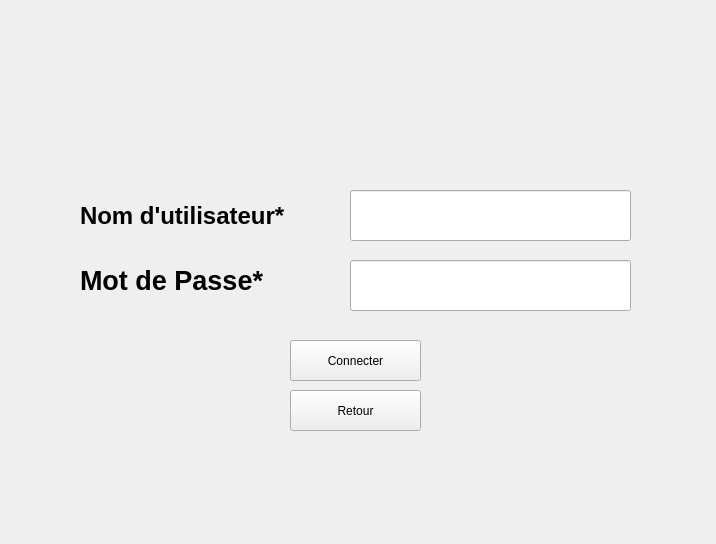
 <widget class="QWidget" name="Form">
  <property name="geometry">
   <rect>
    <x>0</x>
    <y>0</y>
    <width>716</width>
    <height>544</height>
   </rect>
  </property>
  <property name="windowTitle">
   <string>Form</string>
  </property>
  <property name="styleSheet">
   <string notr="true">/*
 * The MIT License (MIT)
 *
 * Copyright (c) &lt;2013-2014&gt; &lt;Colin Duquesnoy&gt;
 * Copyright (c) &lt;2017&gt; &lt;Michell Stuttgart&gt;
 *
 * Permission is hereby granted, free of charge, to any person obtaining a copy
 * of this software and associated documentation files (the &quot;Software&quot;), to deal
 * in the Software without restriction, including without limitation the rights
 * to use, copy, modify, merge, publish, distribute, sublicense, and/or sell
 * copies of the Software, and to permit persons to whom the Software is
 * furnished to do so, subject to the following conditions:

 * The above copyright notice and this permission notice shall be included in
 * all copies or substantial portions of the Software.

 * THE SOFTWARE IS PROVIDED &quot;AS IS&quot;, WITHOUT WARRANTY OF ANY KIND, EXPRESS OR
 * IMPLIED, INCLUDING BUT NOT LIMITED TO THE WARRANTIES OF MERCHANTABILITY,
 * FITNESS FOR A PARTICULAR PURPOSE AND NONINFRINGEMENT. IN NO EVENT SHALL THE
 * AUTHORS OR COPYRIGHT HOLDERS BE LIABLE FOR ANY CLAIM, DAMAGES OR OTHER
 * LIABILITY, WHETHER IN AN ACTION OF CONTRACT, TORT OR OTHERWISE, ARISING FROM,
 * OUT OF OR IN CONNECTION WITH THE SOFTWARE OR THE USE OR OTHER DEALINGS IN
 * THE SOFTWARE.
 */
 QToolTip
 {
      border: 1px solid black;
      background-color: #D1DBCB;
      padding: 1px;
      border-radius: 3px;
      opacity: 100;
 }
 
 QWidget
 {
     color: #b1b1b1;
     background-color: #323232;
     selection-background-color:#323232;
     selection-color: black;
     background-clip: border;
     border-image: none;
     border: 0px transparent black;
     outline: 0;
 }
 
 QWidget:item:hover
 {
     background-color: #D1DBCB;
     color: black;
 }
 
 QWidget:item:selected
 {
     background-color: #D1DBCB;
     border: 0px
 }
 
 QCheckBox
 {
     spacing: 5px;
     outline: none;
     color: #eff0f1;
     margin-bottom: 2px;
 }
 
 QCheckBox:disabled
 {
     color: #76797C;
 }
 
 QCheckBox::indicator,QGroupBox::indicator
 {
     width: 18px;
     height: 18px;
 }
 
 QGroupBox::indicator
 {
     margin-left: 2px;
 }
 
 QCheckBox::indicator:unchecked
 {
     image: url(:/qss_icons/rc/checkbox_unchecked.png);
 }
 
 QCheckBox::indicator:unchecked:hover,
 QCheckBox::indicator:unchecked:focus,
 QCheckBox::indicator:unchecked:pressed,
 QGroupBox::indicator:unchecked:hover,
 QGroupBox::indicator:unchecked:focus,
 QGroupBox::indicator:unchecked:pressed
 {
   border: none;
     image: url(:/qss_icons/rc/checkbox_unchecked_focus.png);
 }
 
 QCheckBox::indicator:checked
 {
     image: url(:/qss_icons/rc/checkbox_checked.png);
 }
 
 QCheckBox::indicator:checked:hover,
 QCheckBox::indicator:checked:focus,
 QCheckBox::indicator:checked:pressed,
 QGroupBox::indicator:checked:hover,
 QGroupBox::indicator:checked:focus,
 QGroupBox::indicator:checked:pressed
 {
     border: none;
     image: url(:/qss_icons/rc/checkbox_checked_focus.png);
 }
 
 
 QCheckBox::indicator:indeterminate
 {
     image: url(:/qss_icons/rc/checkbox_indeterminate.png);
 }
 
 QCheckBox::indicator:indeterminate:focus,
 QCheckBox::indicator:indeterminate:hover,
 QCheckBox::indicator:indeterminate:pressed
 {
     image: url(:/qss_icons/rc/checkbox_indeterminate_focus.png);
 }
 
 QCheckBox::indicator:checked:disabled,
 QGroupBox::indicator:checked:disabled
 {
     image: url(:/qss_icons/rc/checkbox_checked_disabled.png);
 }
 
 QCheckBox::indicator:unchecked:disabled,
 QGroupBox::indicator:unchecked:disabled
 {
     image: url(:/qss_icons/rc/checkbox_unchecked_disabled.png);
 }
 
 QRadioButton
 {
     spacing: 5px;
     outline: none;
     color: #eff0f1;
     margin-bottom: 2px;
 }
 
 QRadioButton:disabled
 {
     color: #76797C;
 }
 QRadioButton::indicator
 {
     width: 21px;
     height: 21px;
 }
 
 QRadioButton::indicator:unchecked
 {
     image: url(:/qss_icons/rc/radio_unchecked.png);
 }
 
 
 QRadioButton::indicator:unchecked:hover,
 QRadioButton::indicator:unchecked:focus,
 QRadioButton::indicator:unchecked:pressed
 {
     border: none;
     outline: none;
     image: url(:/qss_icons/rc/radio_unchecked_focus.png);
 }
 
 QRadioButton::indicator:checked
 {
     border: none;
     outline: none;
     image: url(:/qss_icons/rc/radio_checked.png);
 }
 
 QRadioButton::indicator:checked:hover,
 QRadioButton::indicator:checked:focus,
 QRadioButton::indicator:checked:pressed
 {
     border: none;
     outline: none;
     image: url(:/qss_icons/rc/radio_checked_focus.png);
 }
 
 QRadioButton::indicator:checked:disabled
 {
     outline: none;
     image: url(:/qss_icons/rc/radio_checked_disabled.png);
 }
 
 QRadioButton::indicator:unchecked:disabled
 {
     image: url(:/qss_icons/rc/radio_unchecked_disabled.png);
 }
 
 
 QMenuBar
 {
     background-color: #323232;
     color: #D1DBCB;
 }
 
 QMenuBar::item
 {
     background-color: #323232;
     background: transparent;
     /* padding: 2px 20px 2px 20px; */
 }
 
 QMenuBar::item:selected
 {
     background: transparent;
     /* border: 1px solid #76797C; */
 }
 
 QMenuBar::item:pressed
 {
     border: 0px solid #76797C;
     background-color: #D1DBCB;
     color: #000;
     margin-bottom:-1px;
     padding-bottom:1px;
 }
 
 QMenu
 {
     background-color: #323232;
     /* border: 1px solid #76797C; */
     color: #eff0f1;
     /*margin: 2px; */
 }
 
 QMenu::icon
 {
     /*margin: 5px;*/
 }
 
 QMenu::item
 {
     padding: 2px 30px 2px 30px;
     /*margin-left: 5px;*/
     border: 1px solid transparent; /* reserve space for selection border */
 }
 
 QMenu::item:selected
 {
     color: #000000;
 }
 
 QMenu::separator {
     height: 2px;
     background: #D1DBCB;
     margin-left: 10px;
     margin-right: 5px;
 }
 
 QMenu::indicator {
     width: 18px;
     height: 18px;
 }
 
 /* non-exclusive indicator = check box style indicator
    (see QActionGroup::setExclusive) */
 QMenu::indicator:non-exclusive:unchecked {
     image: url(:/qss_icons/rc/checkbox_unchecked.png);
 }
 
 QMenu::indicator:non-exclusive:unchecked:selected {
     image: url(:/qss_icons/rc/checkbox_unchecked_disabled.png);
 }
 
 QMenu::indicator:non-exclusive:checked {
     image: url(:/qss_icons/rc/checkbox_checked.png);
 }
 
 QMenu::indicator:non-exclusive:checked:selected {
     image: url(:/qss_icons/rc/checkbox_checked_disabled.png);
 }
 
 /* exclusive indicator = radio button style indicator (see QActionGroup::setExclusive) */
 QMenu::indicator:exclusive:unchecked {
     image: url(:/qss_icons/rc/radio_unchecked.png);
 }
 
 QMenu::indicator:exclusive:unchecked:selected {
     image: url(:/qss_icons/rc/radio_unchecked_disabled.png);
 }
 
 QMenu::indicator:exclusive:checked {
     image: url(:/qss_icons/rc/radio_checked.png);
 }
 
 QMenu::indicator:exclusive:checked:selected {
     image: url(:/qss_icons/rc/radio_checked_disabled.png);
 }
 
 QMenu::right-arrow {
     margin: 5px;
     image: url(:/qss_icons/rc/right_arrow.png)
 }
 
 
 QWidget:disabled
 {
     color: #454545;
     background-color: #323232;
 }
 
 QAbstractItemView
 {
     alternate-background-color: #323232;
     color: #eff0f1;
     border: 1px solid 3A3939;
     border-radius: 2px;
 }
 
 QWidget:focus, QMenuBar:focus,QToolBar:focus,QScrollAreaViewer:focus
 {
     /* border: 2px solid #D1DBCB; */
 }
 
 QTabWidget:focus, QCheckBox:focus, QRadioButton:focus, QSlider:focus
 {
     border: none;
 }
 
 QLineEdit
 {
     background-color: #1e1e1e;
     selection-background-color: #D1DBCB;
     selection-color: black;
     padding: 5px;
     border-style: solid;
     border: 1px solid #76797C;
     border-radius: 2px;
     color: #eff0f1;
 }
 
 QGroupBox {
     border:1px solid #76797C;
     border-radius: 2px;
     margin-top: 20px;
 }
 
 QGroupBox::title {
     subcontrol-origin: margin;
     subcontrol-position: top center;
     padding-left: 10px;
     padding-right: 10px;
     padding-top: 10px;
 }
 
 QAbstractScrollArea
 {
     border-radius: 0px;
     border: 0px solid #76797C;
     background-color: transparent;
 }
 
 QScrollBar:horizontal
 {
     height: 15px;
     margin: 3px 15px 3px 15px;
     border: 1px transparent #2A2929;
     border-radius: 4px;
     background-color: #2A2929;
 }
 
 QScrollBar::handle:horizontal
 {
     background-color: #605F5F;
     min-width: 5px;
     border-radius: 4px;
 }
 
 QScrollBar::add-line:horizontal
 {
     margin: 0px 3px 0px 3px;
     border-image: url(:/qss_icons/rc/right_arrow_disabled.png);
     width: 10px;
     height: 10px;
     subcontrol-position: right;
     subcontrol-origin: margin;
 }
 
 QScrollBar::sub-line:horizontal
 {
     margin: 0px 3px 0px 3px;
     border-image: url(:/qss_icons/rc/left_arrow_disabled.png);
     height: 10px;
     width: 10px;
     subcontrol-position: left;
     subcontrol-origin: margin;
 }
 
 QScrollBar::add-line:horizontal:hover,QScrollBar::add-line:horizontal:on
 {
     border-image: url(:/qss_icons/rc/right_arrow.png);
     height: 10px;
     width: 10px;
     subcontrol-position: right;
     subcontrol-origin: margin;
 }
 
 
 QScrollBar::sub-line:horizontal:hover, QScrollBar::sub-line:horizontal:on
 {
     border-image: url(:/qss_icons/rc/left_arrow.png);
     height: 10px;
     width: 10px;
     subcontrol-position: left;
     subcontrol-origin: margin;
 }
 
 QScrollBar::up-arrow:horizontal, QScrollBar::down-arrow:horizontal
 {
     background: none;
 }
 
 
 QScrollBar::add-page:horizontal, QScrollBar::sub-page:horizontal
 {
     background: none;
 }
 
 QScrollBar:vertical
 {
     background-color: #2A2929;
     width: 15px;
     margin: 15px 3px 15px 3px;
     border: 1px transparent #2A2929;
     border-radius: 4px;
 }
 
 QScrollBar::handle:vertical
 {
     background-color: #605F5F;
     min-height: 5px;
     border-radius: 4px;
 }
 
 QScrollBar::sub-line:vertical
 {
     margin: 3px 0px 3px 0px;
     border-image: url(:/qss_icons/rc/up_arrow_disabled.png);
     height: 10px;
     width: 10px;
     subcontrol-position: top;
     subcontrol-origin: margin;
 }
 
 QScrollBar::add-line:vertical
 {
     margin: 3px 0px 3px 0px;
     border-image: url(:/qss_icons/rc/down_arrow_disabled.png);
     height: 10px;
     width: 10px;
     subcontrol-position: bottom;
     subcontrol-origin: margin;
 }
 
 QScrollBar::sub-line:vertical:hover,QScrollBar::sub-line:vertical:on
 {
 
     border-image: url(:/qss_icons/rc/up_arrow.png);
     height: 10px;
     width: 10px;
     subcontrol-position: top;
     subcontrol-origin: margin;
 }
 
 
 QScrollBar::add-line:vertical:hover, QScrollBar::add-line:vertical:on
 {
     border-image: url(:/qss_icons/rc/down_arrow.png);
     height: 10px;
     width: 10px;
     subcontrol-position: bottom;
     subcontrol-origin: margin;
 }
 
 QScrollBar::up-arrow:vertical, QScrollBar::down-arrow:vertical
 {
     background: none;
 }
 
 
 QScrollBar::add-page:vertical, QScrollBar::sub-page:vertical
 {
     background: none;
 }
 
 QTextEdit
 {
     background-color: #1e1e1e;
     color: #eff0f1;
     border: 1px solid #76797C;
 }
 
 QPlainTextEdit
 {
     background-color: #1e1e1e;;
     color: #eff0f1;
     border-radius: 2px;
     border: 1px solid #76797C;
 }
 
 QHeaderView::section
 {
     background-color: #76797C;
     color: #eff0f1;
     padding: 5px;
     border: 1px solid #76797C;
 }
 
 QSizeGrip {
     image: url(:/qss_icons/rc/sizegrip.png);
     width: 12px;
     height: 12px;
 }
 
 
 QMainWindow::separator
 {
     background-color: #323232;
     color: white;
     padding-left: 4px;
     spacing: 2px;
     border: 1px dashed #76797C;
 }
 
 QMainWindow::separator:hover
 {
 
     background-color: #787876;
     color: white;
     padding-left: 4px;
     border: 1px solid #76797C;
     spacing: 2px;
 }
 
 
 QMenu::separator
 {
     height: 1px;
     background-color: #76797C;
     color: white;
     padding-left: 4px;
     margin-left: 10px;
     margin-right: 5px;
 }
 
 QFrame
 {
     border-radius: 0px;
     /*border: 1px solid #76797C;*/
 }
 
 
 QFrame[frameShape=&quot;0&quot;]
 {
     border-radius: 0px;
     border: 0px transparent #76797C;
 }
 
 QStackedWidget
 {
     border: 1px transparent black;
 }
 
 QToolBar {
     border: 0px transparent #393838;
     background: 0px solid #323232;
     font-weight: bold;
 }
 
 QToolBar::handle:horizontal {
     image: url(:/qss_icons/rc/Hmovetoolbar.png);
 }
 QToolBar::handle:vertical {
     image: url(:/qss_icons/rc/Vmovetoolbar.png);
 }
 QToolBar::separator:horizontal {
     image: url(:/qss_icons/rc/Hsepartoolbar.png);
 }
 QToolBar::separator:vertical {
     image: url(:/qss_icons/rc/Vsepartoolbar.png);
 }
 QToolButton#qt_toolbar_ext_button {
     background: #58595a
 }
 
 QPushButton
 {
     
     color: #eff0f1;
     background-color: #323232;
     border-width: 1px;
     border-color: #76797C;
     border-style: solid;
     padding: 5px;
     border-radius: 0px;
     outline: none;
 }
 
 QPushButton:disabled
 {
     
     background-color: rgb(117, 0, 176);
     border-width: 1px;
     border-color: #454545;
     border-style: solid;
     padding-top: 5px;
     padding-bottom: 5px;
     padding-left: 10px;
     padding-right: 10px;
     border-radius: 2px;
     color: #454545;
 }
 
 QPushButton:focus {
     background-color: #D1DBCB;
     color: black;
 }
 
 QPushButton:pressed
 {
     color: black;
     background-color: #D1DBCB;
     padding-top: -15px;
     padding-bottom: -17px;
 }
 
 QComboBox
 {
     selection-background-color: #D1DBCB;
     background-color: #31363B;
     border-style: solid;
     border: 1px solid #76797C;
     border-radius: 2px;
     padding: 5px;
     min-width: 75px;
 }
 
 QPushButton:checked{
     background-color: #76797C;
     border-color: #6A6969;
 }
 
 QComboBox:hover,QPushButton:hover,QAbstractSpinBox:hover,QLineEdit:hover,QTextEdit:hover,QPlainTextEdit:hover,QAbstractView:hover,QTreeView:hover
 {
     border: 1px solid #D1DBCB;
 }
 
 QComboBox:on
 {
     padding-top: 0px;
     padding-left: 4px;
     selection-background-color: #4a4a4a;
 }
 
 QComboBox QAbstractItemView
 {
     background-color: #1e1e1e;
     border-radius: 2px;
     border: 1px solid #76797C;
     selection-background-color: #D1DBCB;
 }
 
 QComboBox::drop-down
 {
     subcontrol-origin: padding;
     subcontrol-position: top right;
     width: 15px;
 
     border-left-width: 0px;
     border-left-color: darkgray;
     border-left-style: solid;
     border-top-right-radius: 3px;
     border-bottom-right-radius: 3px;
 }
 
 QComboBox::down-arrow
 {
     image: url(:/qss_icons/rc/down_arrow_disabled.png);
 }
 
 QComboBox::down-arrow:on, QComboBox::down-arrow:hover,
 QComboBox::down-arrow:focus
 {
     image: url(:/qss_icons/rc/down_arrow.png);
 }
 
 QAbstractSpinBox {
     padding: 2px;
     margin: 2px;
     background-color: #1e1e1e;
     color: #eff0f1;
     border-radius: 0px;
     min-width: 75px;
     selection-background-color: #D1DBCB;
     selection-color: black;
 }
 
 QAbstractSpinBox:up-button
 {
     background-color: transparent;
     subcontrol-origin: border;
     subcontrol-position: center right;
 }
 
 QAbstractSpinBox:down-button
 {
     background-color: transparent;
     subcontrol-origin: border;
     subcontrol-position: center left;
 }
 
 QAbstractSpinBox::up-arrow,QAbstractSpinBox::up-arrow:disabled,QAbstractSpinBox::up-arrow:off {
     image: url(:/qss_icons/rc/up_arrow_disabled.png);
     width: 10px;
     height: 10px;
 }
 QAbstractSpinBox::up-arrow:hover
 {
     image: url(:/qss_icons/rc/up_arrow.png);
 }
 
 
 QAbstractSpinBox::down-arrow,QAbstractSpinBox::down-arrow:disabled,QAbstractSpinBox::down-arrow:off
 {
     image: url(:/qss_icons/rc/down_arrow_disabled.png);
     width: 10px;
     height: 10px;
 }
 QAbstractSpinBox::down-arrow:hover
 {
     image: url(:/qss_icons/rc/down_arrow.png);
 }
 
 
 QLabel
 {
     border: 0px solid black;
     margin-left: 2px;
     margin-right: 2px;
     color: #D1DBCB;
 }
 
 QTabWidget{
     border: 0px transparent black;
 }
 
 QTabWidget::pane {
     border: 1px solid #76797C;
     padding: 5px;
     margin: 0px;
 }
 
 QTabWidget::tab-bar {
     left: 5px; /* move to the right by 5px */
 }
 
 QTabBar
 {
     qproperty-drawBase: 0;
     border-radius: 3px;
 }
 
 QTabBar::focus
 {
     border: 0px transparent black;
     color: black;
 }
 
 QTabBar::hover
 {
     border: 0px transparent black;
     color: black;
 }
 
 QTabBar::close-button  {
     image: url(:/qss_icons/rc/close.png);
     background: transparent;
 }
 
 QTabBar::close-button:hover
 {
     image: url(:/qss_icons/rc/close-hover.png);
     background: transparent;
 }
 
 QTabBar::close-button:pressed {
     image: url(:/qss_icons/rc/close-pressed.png);
     background: transparent;
 }
 
 /* TOP TABS */
 QTabBar::tab:top {
     color: #eff0f1;
     border: 1px solid #76797C;
     border-bottom: 1px transparent black;
     background-color: #323232;
     padding: 5px;
     min-width: 50px;
     border-top-left-radius: 2px;
     border-top-right-radius: 2px;
 }
 
 QTabBar::tab:top:!selected
 {
     color: #eff0f1;
     background-color: #54575B;
     border: 1px solid #76797C;
     border-bottom: 1px transparent black;
     border-top-left-radius: 2px;
     border-top-right-radius: 2px;
 }
 
 QTabBar::tab:top:!selected:hover {
     background-color: #D1DBCB;
     color: black;
 }
 
 /* BOTTOM TABS */
 QTabBar::tab:bottom {
     color: #eff0f1;
     border: 1px solid #76797C;
     border-top: 1px transparent black;
     background-color: #323232;
     padding: 5px;
     border-bottom-left-radius: 2px;
     border-bottom-right-radius: 2px;
     min-width: 50px;
 }
 
 QTabBar::tab:bottom:!selected
 {
     color: #eff0f1;
     background-color: #54575B;
     border: 1px solid #76797C;
     border-top: 1px transparent black;
     border-bottom-left-radius: 2px;
     border-bottom-right-radius: 2px;
 }
 
 QTabBar::tab:bottom:!selected:hover {
     background-color: #D1DBCB;
     color: black;
 }
 
 /* LEFT TABS */
 QTabBar::tab:left {
     color: #eff0f1;
     border: 1px solid #76797C;
     border-left: 1px transparent black;
     background-color: #323232;
     padding: 5px;
     border-top-right-radius: 2px;
     border-bottom-right-radius: 2px;
     min-height: 50px;
 }
 
 QTabBar::tab:left:!selected
 {
     color: #eff0f1;
     background-color: #54575B;
     border: 1px solid #76797C;
     border-left: 1px transparent black;
     border-top-right-radius: 2px;
     border-bottom-right-radius: 2px;
 }
 
 QTabBar::tab:left:!selected:hover {
     background-color: #D1DBCB;
     color: black;
 }
 
 
 /* RIGHT TABS */
 QTabBar::tab:right {
     color: #eff0f1;
     border: 1px solid #76797C;
     border-right: 1px transparent black;
     background-color: #323232;
     padding: 5px;
     border-top-left-radius: 2px;
     border-bottom-left-radius: 2px;
     min-height: 50px;
 }
 
 QTabBar::tab:right:!selected
 {
     color: #eff0f1;
     background-color: #54575B;
     border: 1px solid #76797C;
     border-right: 1px transparent black;
     border-top-left-radius: 2px;
     border-bottom-left-radius: 2px;
 }
 
 QTabBar::tab:right:!selected:hover {
     background-color: #D1DBCB;
     color: black;
 }
 
 QTabBar QToolButton::right-arrow:enabled {
      image: url(:/qss_icons/rc/right_arrow.png);
  }
 
  QTabBar QToolButton::left-arrow:enabled {
      image: url(:/qss_icons/rc/left_arrow.png);
  }
 
 QTabBar QToolButton::right-arrow:disabled {
      image: url(:/qss_icons/rc/right_arrow_disabled.png);
  }
 
  QTabBar QToolButton::left-arrow:disabled {
      image: url(:/qss_icons/rc/left_arrow_disabled.png);
  }
 
 
 QDockWidget {
     background: #323232;
     border: 1px solid #403F3F;
     titlebar-close-icon: url(:/qss_icons/rc/close.png);
     titlebar-normal-icon: url(:/qss_icons/rc/undock.png);
 }
 
 QDockWidget::close-button, QDockWidget::float-button {
     border: 1px solid transparent;
     border-radius: 2px;
     background: transparent;
 }
 
 QDockWidget::close-button:hover, QDockWidget::float-button:hover {
     background: rgba(255, 255, 255, 10);
 }
 
 QDockWidget::close-button:pressed, QDockWidget::float-button:pressed {
     padding: 1px -1px -1px 1px;
     background: rgba(255, 255, 255, 10);
 }
 
 QTreeView, QListView
 {
     border: 1px solid #76797C;
     background-color: #1e1e1e;
 }
 
 QTreeView:branch:selected, QTreeView:branch:hover
 {
     background: url(:/qss_icons/rc/transparent.png);
 }
 
 QTreeView::branch:has-siblings:!adjoins-item {
     border-image: url(:/qss_icons/rc/transparent.png);
 }
 
 QTreeView::branch:has-siblings:adjoins-item {
     border-image: url(:/qss_icons/rc/transparent.png);
 }
 
 QTreeView::branch:!has-children:!has-siblings:adjoins-item {
     border-image: url(:/qss_icons/rc/transparent.png);
 }
 
 QTreeView::branch:has-children:!has-siblings:closed,
 QTreeView::branch:closed:has-children:has-siblings {
     image: url(:/qss_icons/rc/branch_closed.png);
 }
 
 QTreeView::branch:open:has-children:!has-siblings,
 QTreeView::branch:open:has-children:has-siblings  {
     image: url(:/qss_icons/rc/branch_open.png);
 }
 
 QTreeView::branch:has-children:!has-siblings:closed:hover,
 QTreeView::branch:closed:has-children:has-siblings:hover {
     image: url(:/qss_icons/rc/branch_closed-on.png);
     }
 
 QTreeView::branch:open:has-children:!has-siblings:hover,
 QTreeView::branch:open:has-children:has-siblings:hover  {
     image: url(:/qss_icons/rc/branch_open-on.png);
     }
 
 QListView::item:!selected:hover, QTreeView::item:!selected:hover  {
     background: #848383;
     outline: 0;
     color: #eff0f1;
 }
 
 QListView::item:selected:hover, QTreeView::item:selected:hover  {
     background: #D1DBCB;
 }
 
 QSlider::groove:horizontal {
     border: 1px solid #565a5e;
     height: 4px;
     background: #565a5e;
     margin: 0px;
     border-radius: 2px;
 }
 
 QSlider::handle:horizontal {
     background: #D1DBCB;
     border: 1px solid #999999;
     width: 10px;
     height: 10px;
     margin: -5px 0;
 }
 
 QSlider::add-page:qlineargradient {
     background: #595858;
     border-top-right-radius: 5px;
     border-bottom-right-radius: 5px;
     border-top-left-radius: 0px;
     border-bottom-left-radius: 0px;
 }
 
 QSlider::sub-page::qlineargradient:horizontal {
     background:  #D1DBCB;
     border-top-right-radius: 0px;
     border-bottom-right-radius: 0px;
     border-top-left-radius: 5px;
     border-bottom-left-radius: 5px;
 }
 
 QSlider::groove:vertical {
     border: 1px solid #565a5e;
     width: 4px;
     background: #565a5e;
     margin: 0px;
     border-radius: 3px;
 }
 
 QSlider::handle:vertical {
     background: #D1DBCB;
     border: 1px solid #999999;
     width: 10px;
     height: 10px;
     margin: 0 -5px;
 }
 
 QToolButton {
     color: #D1DBCB;
     background-color: transparent;
     border: 0px transparent #76797C;
     border-radius: 0px;
     padding: 1px;
     margin-right: 5px;
 }
 
 QToolButton[popupMode=&quot;1&quot;] { /* only for MenuButtonPopup */
  padding-right: 20px; /* make way for the popup button */
  border: 1px #76797C;
  border-radius: 0px;
 }
 
 QToolButton[popupMode=&quot;2&quot;] { /* only for InstantPopup */
  padding-right: 10px; /* make way for the popup button */
  border: 0px #76797C;
 }
 
 
 QToolButton:hover, QToolButton::menu-button:hover {
     background-color: transparent;
     border: 1px solid #D1DBCB;
     padding: 2px;
 }
 
 QToolButton:checked, QToolButton:pressed,
         QToolButton::menu-button:pressed {
     color: black;
     background-color: #D1DBCB;
     border: 0px solid #D1DBCB;
     padding: 2px;
 }
 
 /* the subcontrol below is used only in the InstantPopup or DelayedPopup mode */
 QToolButton::menu-indicator {
     image: url(:/qss_icons/rc/down_arrow.png);
     top: -7px; left: -2px; /* shift it a bit */
 }
 
 /* the subcontrols below are used only in the MenuButtonPopup mode */
 QToolButton::menu-button {
     border: 1px transparent #76797C;
     border-top-right-radius: 6px;
     border-bottom-right-radius: 6px;
     /* 16px width + 4px for border = 20px allocated above */
     width: 16px;
     outline: none;
 }
 
 QToolButton::menu-arrow {
     image: url(:/qss_icons/rc/down_arrow.png);
 }
 
 QToolButton::menu-arrow:open {
     border: 1px solid #76797C;
 }
 
 QPushButton::menu-indicator  {
     subcontrol-origin: padding;
     subcontrol-position: bottom right;
     left: 8px;
 }
 
 QTableView
 {
     border: 1px solid #76797C;
     gridline-color: #323232;
     background-color: #1e1e1e;
 }
 
 
 QTableView, QHeaderView
 {
     border-radius: 0px;
 }
 
 QTableView::item:pressed, QListView::item:pressed, QTreeView::item:pressed  {
     background: #D1DBCB;
     color: black;
 }
 
 QTableView::item:selected:active, QTreeView::item:selected:active, QListView::item:selected:active  {
     background: #D1DBCB;
     color: black;
 }
 
 QHeaderView
 {
     background-color: #323232;
     border: 1px transparent;
     border-radius: 0px;
     margin: 0px;
     padding: 0px;
 
 }
 
 QHeaderView::section  {
     background-color: #323232;
     color: #eff0f1;
     padding: 5px;
     border: 1px solid #76797C;
     border-radius: 0px;
     text-align: center;
 }
 
 QHeaderView::section::vertical::first, QHeaderView::section::vertical::only-one
 {
     border-top: 1px solid #76797C;
 }
 
 QHeaderView::section::vertical
 {
     border-top: transparent;
 }
 
 QHeaderView::section::horizontal::first, QHeaderView::section::horizontal::only-one
 {
     border-left: 1px solid #76797C;
 }
 
 QHeaderView::section::horizontal
 {
     border-left: transparent;
 }
 
 
 QHeaderView::section:checked
  {
     color: white;
     background-color: #848383;
  }
 
  /* style the sort indicator */
 QHeaderView::down-arrow {
     image: url(:/qss_icons/rc/down_arrow.png);
 }
 
 QHeaderView::up-arrow {
     image: url(:/qss_icons/rc/up_arrow.png);
 }
 
 
 QTableCornerButton::section {
     background-color: #323232;
     border: 1px transparent #76797C;
     border-radius: 0px;
 }
 
 QToolBox  {
     padding: 5px;
     border: 1px transparent black;
 }
 
 QToolBox::tab {
     color: #eff0f1;
     background-color: #323232;
     border: 1px solid #76797C;
     border-bottom: 1px transparent #323232;
     border-top-left-radius: 5px;
     border-top-right-radius: 5px;
 }
 
 QToolBox::tab:selected { /* italicize selected tabs */
     font: italic;
     background-color: #323232;
     border-color: #D1DBCB;
  }
 
 QStatusBar::item {
     border: 0px transparent dark;
     margin: 0px;
     border: 0px;
  }
 
 
 QFrame[height=&quot;3&quot;], QFrame[width=&quot;3&quot;] {
     background-color: #76797C;
 }
 
 
 QSplitter::handle {
     border: 1px dashed #76797C;
 }
 
 QSplitter::handle:hover {
     background-color: #787876;
     border: 1px solid #76797C;
 }
 
 QSplitter::handle:horizontal {
     width: 1px;
 }
 
 QSplitter::handle:vertical {
     height: 1px;
 }
 
 QProgressBar {
     border: 1px solid #76797C;
     border-radius: 5px;
     text-align: center;
 }
 
 QProgressBar::chunk {
     background-color: #D1DBCB;
 }
 
 QDateEdit
 {
     selection-background-color: #D1DBCB;
     border-style: solid;
     border: 1px solid #CEE343;
     border-radius: 2px;
     padding: 1px;
     min-width: 75px;
 }
 
 QDateEdit:on
 {
     padding-top: 3px;
     padding-left: 4px;
     selection-background-color: #4a4a4a;
 }
 
 QDateEdit QAbstractItemView
 {
     background-color: #1e1e1e;
     border-radius: 2px;
     border: 1px solid #3375A3;
     selection-background-color: #D1DBCB;
 }
 
 QDateEdit::drop-down
 {
     subcontrol-origin: padding;
     subcontrol-position: top right;
     width: 15px;
     border-left-width: 0px;
     border-left-color: darkgray;
     border-left-style: solid;
     border-top-right-radius: 3px;
     border-bottom-right-radius: 3px;
 }
 
 QDateEdit::down-arrow
 {
     image: url(:/qss_icons/rc/down_arrow_disabled.png);
 }
 
 QDateEdit::down-arrow:on, QDateEdit::down-arrow:hover,
 QDateEdit::down-arrow:focus
 {
     image: url(:/qss_icons/rc/down_arrow.png);
 }
 
 </string>
  </property>
  <widget class="QLineEdit" name="lineEdit_username">
   <property name="geometry">
    <rect>
     <x>350</x>
     <y>190</y>
     <width>281</width>
     <height>51</height>
    </rect>
   </property>
   <property name="clearButtonEnabled">
    <bool>true</bool>
   </property>
  </widget>
  <widget class="QLabel" name="label">
   <property name="geometry">
    <rect>
     <x>80</x>
     <y>190</y>
     <width>261</width>
     <height>51</height>
    </rect>
   </property>
   <property name="font">
    <font>
     <pointsize>18</pointsize>
     <weight>75</weight>
     <bold>true</bold>
    </font>
   </property>
   <property name="text">
    <string>Nom d'utilisateur*</string>
   </property>
  </widget>
  <widget class="QLineEdit" name="lineEdit_password">
   <property name="geometry">
    <rect>
     <x>350</x>
     <y>260</y>
     <width>281</width>
     <height>51</height>
    </rect>
   </property>
   <property name="inputMask">
    <string/>
   </property>
   <property name="maxLength">
    <number>32767</number>
   </property>
   <property name="echoMode">
    <enum>QLineEdit::Password</enum>
   </property>
   <property name="readOnly">
    <bool>false</bool>
   </property>
   <property name="clearButtonEnabled">
    <bool>true</bool>
   </property>
  </widget>
  <widget class="QLabel" name="label_2">
   <property name="geometry">
    <rect>
     <x>80</x>
     <y>260</y>
     <width>261</width>
     <height>41</height>
    </rect>
   </property>
   <property name="font">
    <font>
     <pointsize>20</pointsize>
     <weight>75</weight>
     <bold>true</bold>
    </font>
   </property>
   <property name="text">
    <string>Mot de Passe*</string>
   </property>
  </widget>
  <widget class="QPushButton" name="button_connecter">
   <property name="geometry">
    <rect>
     <x>290</x>
     <y>340</y>
     <width>131</width>
     <height>41</height>
    </rect>
   </property>
   <property name="toolTip">
    <string>Click to login</string>
   </property>
   <property name="text">
    <string>Connecter</string>
   </property>
   <property name="shortcut">
    <string>Return</string>
   </property>
  </widget>
  <widget class="QPushButton" name="button_retour">
   <property name="geometry">
    <rect>
     <x>290</x>
     <y>390</y>
     <width>131</width>
     <height>41</height>
    </rect>
   </property>
   <property name="toolTip">
    <string>Click to login</string>
   </property>
   <property name="text">
    <string>Retour</string>
   </property>
   <property name="shortcut">
    <string>Esc</string>
   </property>
  </widget>
  <widget class="QLabel" name="label_3">
   <property name="geometry">
    <rect>
     <x>170</x>
     <y>40</y>
     <width>361</width>
     <height>91</height>
    </rect>
   </property>
   <property name="text">
    <string/>
   </property>
   <property name="pixmap">
    <pixmap>../images/title.png</pixmap>
   </property>
   <property name="scaledContents">
    <bool>true</bool>
   </property>
  </widget>
 </widget>
